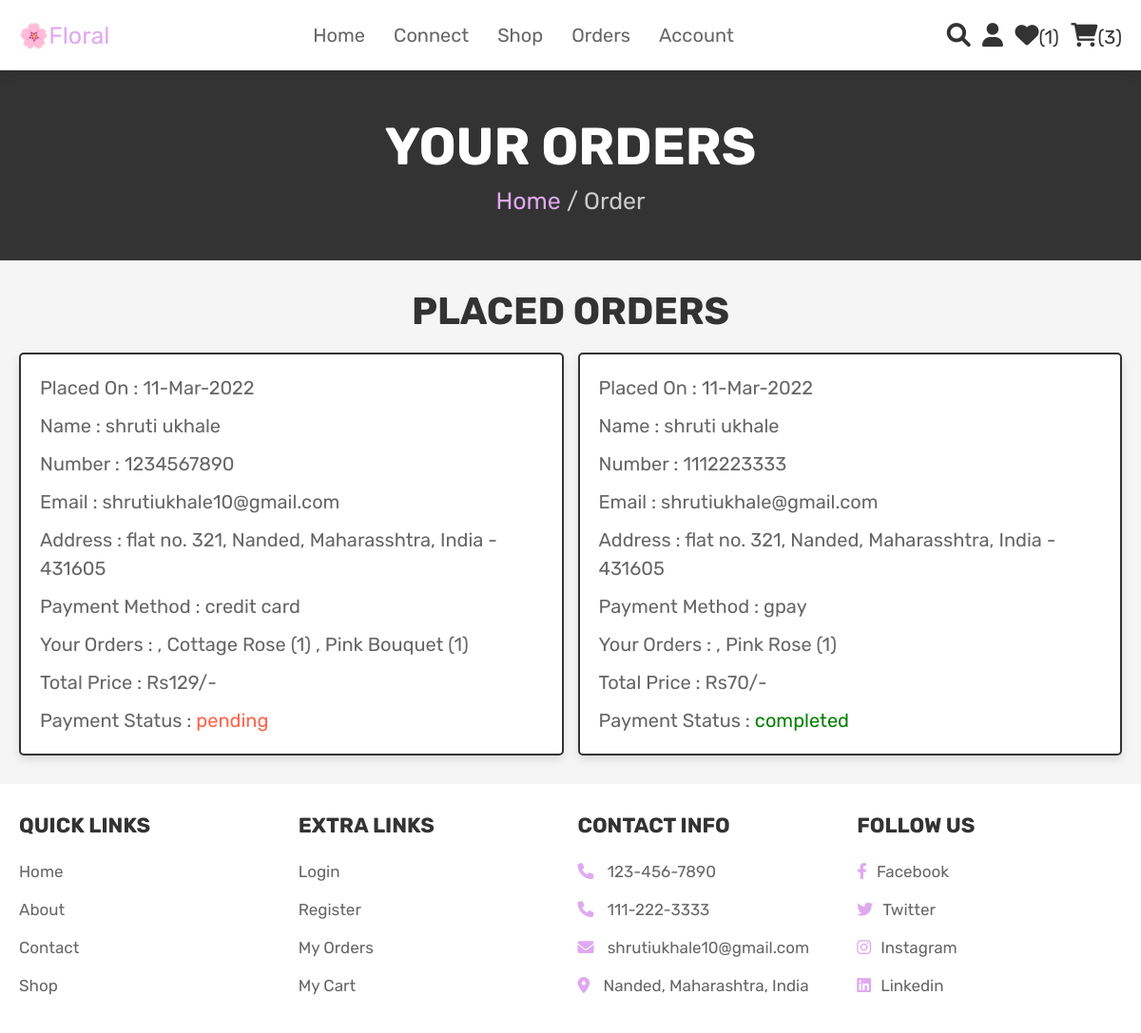
Screenshot of /orders.php (signed in) with the database file from the repository.
### tables this page shows
CREATE TABLE `orders` (
  `id` int(100) NOT NULL,
  `user_id` int(100) NOT NULL,
  `name` varchar(100) NOT NULL,
  `number` varchar(12) NOT NULL,
  `email` varchar(100) NOT NULL,
  `method` varchar(50) NOT NULL,
  `address` varchar(500) NOT NULL,
  `total_products` varchar(1000) NOT NULL,
  `total_price` int(100) NOT NULL,
  `placed_on` varchar(50) NOT NULL,
  `payment_status` varchar(20) NOT NULL DEFAULT 'pending'
);

### orders.php (the view, shortened to what this page needs)
<?php
@include 'config.php';
$user_id = $_SESSION['user_id'];
?>
<!DOCTYPE html>
<html lang="en">
<head>
   <link rel="stylesheet" href="https://cdnjs.cloudflare.com/ajax/libs/font-awesome/6.0.0/css/all.min.css">
   <link rel="stylesheet" href="css/style.css">
</head>
<body>
<?php @include 'header.php'; ?>
<section class="heading">
    <h3>Your Orders</h3>
    <p> <a href="home.php">Home</a> / Order </p>
</section>
<section class="placed-orders">
    <h1 class="title">Placed Orders</h1>
    <div class="box-container">
    <?php
        $select_orders = mysqli_query($conn, "SELECT * FROM `orders` WHERE user_id = '$user_id'") or die('query failed');
        if(mysqli_num_rows($select_orders) > 0){
            while($fetch_orders = mysqli_fetch_assoc($select_orders)){
    ?>
    <div class="box">
        <p> Placed On : <span><?php echo $fetch_orders['placed_on']; ?></span> </p>
        <p> Name : <span><?php echo $fetch_orders['name']; ?></span> </p>
        <p> Number : <span><?php echo $fetch_orders['number']; ?></span> </p>
        <p> Email : <span><?php echo $fetch_orders['email']; ?></span> </p>
        <p> Address : <span><?php echo $fetch_orders['address']; ?></span> </p>
        <p> Payment Method : <span><?php echo $fetch_orders['method']; ?></span> </p>
        <p> Your Orders : <span><?php echo $fetch_orders['total_products']; ?></span> </p>
        <p> Total Price : <span>Rs<?php echo $fetch_orders['total_price']; ?>/-</span> </p>
        <p> Payment Status : <span style="color:<?php if($fetch_orders['payment_status'] == 'pending'){echo 'tomato'; }else{echo 'green';} ?>"><?php echo $fetch_orders['payment_status']; ?></span> </p>
    </div>
    <?php
        }
    }else{
        echo '<p class="empty">no orders placed yet!</p>';
    }
    ?>
    </div>
</section>
<?php @include 'footer.php'; ?>
</body>
</html>

### css/style.css (style rules this page uses)
:root { --voilet:#dfa9f0; --red:#c0392b; --orange:#f39c12; --black:#333; --white:#fff; --light-color:#666; --light-white:#ccc; --light-bg:#f5f5f5; --border:.2rem solid var(--black); --box-shadow:0 .5rem 1rem rgba(0,0,0,.1); }
* { font-family: 'Rubik', sans-serif; margin:0; padding:0; box-sizing: border-box; outline: none; border:none; text-decoration: none; transition:all .2s linear; }
html { font-size: 62.5%; overflow-x: hidden; scroll-behavior: smooth; scroll-padding-top: 6.5rem; }
body { background: var(--light-bg); }
section { padding:3rem 2rem; }
.heading { display: flex; flex-flow: column; align-items: center; justify-content: center; gap:1rem; background-color: var(--black); text-align: center; min-height: 25vh; }
.heading h3 { font-size: 5.5rem; color:var(--white); text-transform: uppercase; }
.heading p { font-size: 2.5rem; color:var(--light-white); }
.heading p a { color:var(--voilet); }
.title { text-align: center; margin-bottom: 2rem; color:var(--black); text-transform: uppercase; font-size: 4rem; }
.placed-orders .box-container { max-width: 1200px; margin:0 auto; display: flex; flex-wrap: wrap; gap:1.5rem; align-items: flex-start; }
.placed-orders .box-container .box { background-color: var(--white); padding:1rem 2rem; border:var(--border); box-shadow: var(--box-shadow); flex:1 1 40rem; border-radius: .5rem; }
.placed-orders .box-container .box p { margin: 1rem 0; font-size: 2rem; line-height: 1.5; color:var(--light-color); }
.placed-orders .box-container .box p span { color:var(--pink); }

### rows the page displays
orders: placed_on "11-Mar-2022", name "shruti ukhale", number "1234567890", email "shrutiukhale10@gmail.com", address "flat no. 321, Nanded, Maharasshtra, India - 431605", method "credit card", total_products ", Cottage Rose (1) , Pink Bouquet (1)", total_price "129", payment_status "pending"
orders: placed_on "11-Mar-2022", name "shruti ukhale", number "1112223333", email "shrutiukhale@gmail.com", address "flat no. 321, Nanded, Maharasshtra, India - 431605", method "gpay", total_products ", Pink Rose (1)", total_price "70", payment_status "completed"

### other values shown
$wishlist_num_rows "1"
$cart_num_rows "3"
